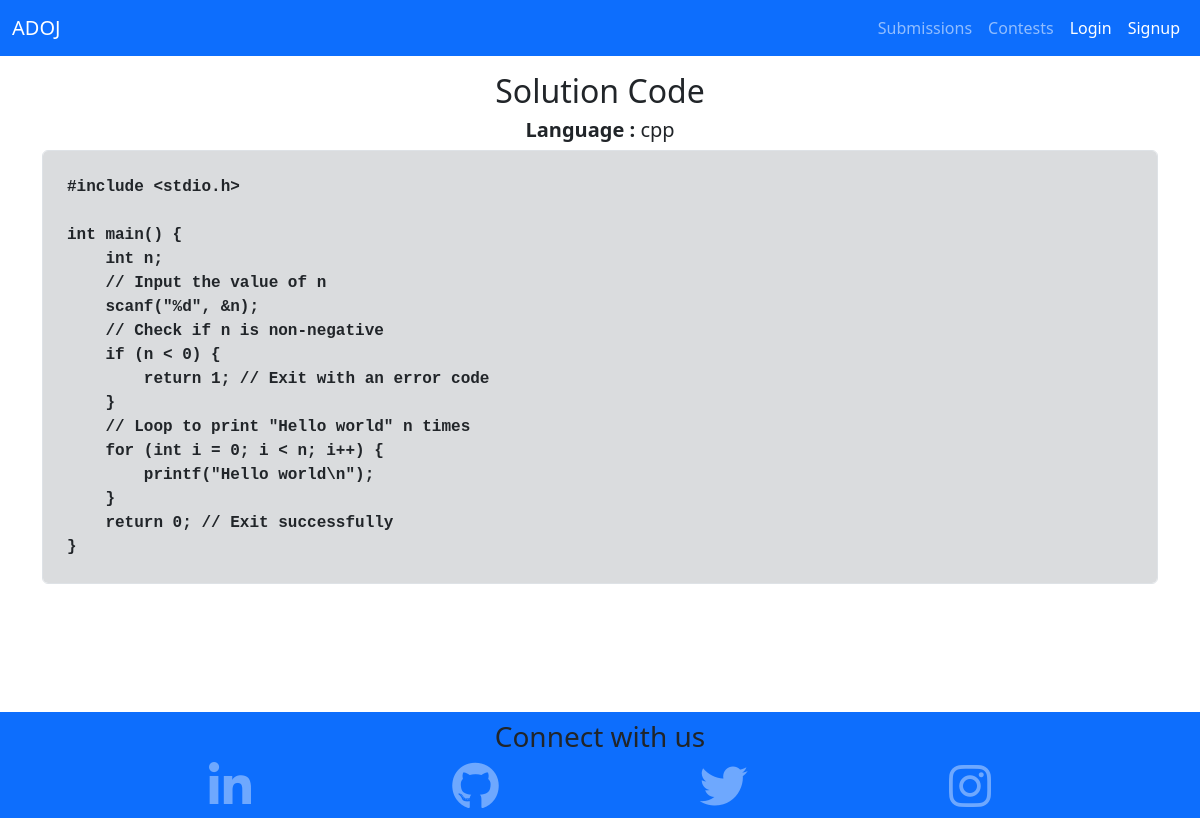
Page /solution/25 on the committed database.
### home/models.py (models this page shows, shortened)
class Solution(models.Model):
    username = models.ForeignKey(
        User, max_length=50, on_delete=models.CASCADE, default=None
    )
    problem_code = models.ForeignKey(Problem, on_delete=models.CASCADE, default=None)
    language = models.CharField(
        max_length=7,
        choices=(("c", "C"), ("cpp", "C++"), ("py", "Python"), ("java", "Java")),
    )
    solution_code = models.TextField()
    verdict = models.CharField(max_length=50)
    submittedAt = models.DateTimeField(auto_now=True)

### home/views.py (the view, shortened to what this page needs)
# urls.py: path("solution/<int:pk>", views.solution_code, name="solution"),
def solution_code(request, pk):
    try:
        solution = Solution.objects.filter(id=pk).values()
    except Solution.DoesNotExist:
        messages.error(
            request,
            "solution does not exist, try again.",
            extra_tags="alert alert-danger alert-dismissible fade show",
        )
        return redirect("home:leaderboard")
    try:
        solution = solution[0]
        problem = Problem.objects.get(pk=solution['problem_code_id'])
    except Problem.DoesNotExist:
        messages.error(
            request,
            "Problem does not exist.",
            extra_tags="alert alert-danger alert-dismissible fade show",
        )
        return redirect("home:home")
    return render(request, "solution/code.html", {"solution": solution})

### templates/solution/code.html (shortened to what this page needs)
{% extends 'base.html' %}
{% block content %}
<div class="container d-flex flex-column flex-wrap justify-content-center align-items-center my-3">
    {% if solution %}
    <h2>Solution Code</h2>
    <h5> <strong>Language : </strong> {{solution.language}}</h5>
    <pre class="form-control p-4 bg-secondary bg-opacity-25 fw-bold">{{ solution.solution_code }}</pre>
    {% else %}
    <h3 class="text-center">No code found</h3>
    {% endif %}
</div>
{% endblock content %}

### rows in the picture
Solution: language "cpp", solution_code "#include <stdio.h> int main() { int n; // Input the value of n scanf(\"%d\", &n); // Check if n is non-negative if (n < 0) { return 1; // Exit with an error code } // Loop to print \"Hello world\" n times for (int i = 0; i < n; i++) { printf(\"Hello world\\n\"); } return 0; // Exit successfully }"
